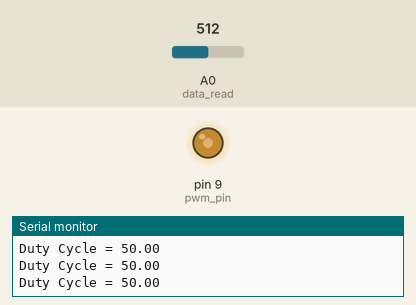
Recording of a sketch running on a simulated Arduino Uno, built with avr-gcc and run on an emulated ATmega328P. Parts: output pins drawn as LEDs (lit = HIGH), the last lines printed to the serial monitor. The test bench sets the inputs (shaded band); at power-on: A0 (data_read) = 512.

Above: at 1.2 s.
1.3 s: A0 (data_read) set to 111
At 2.2 s:
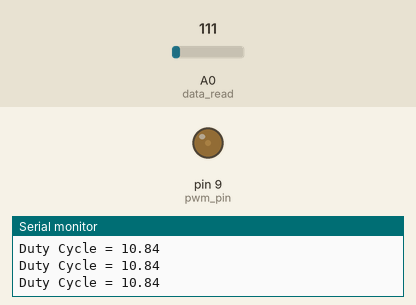
2.8 s: A0 (data_read) set to 91
At 3.2 s:
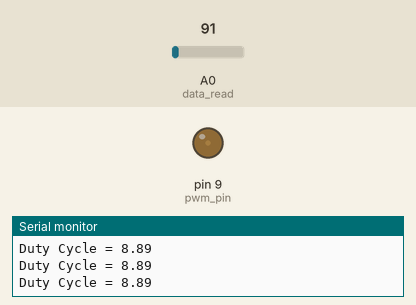
5.8 s: A0 (data_read) set to 0
At 6.8 s:
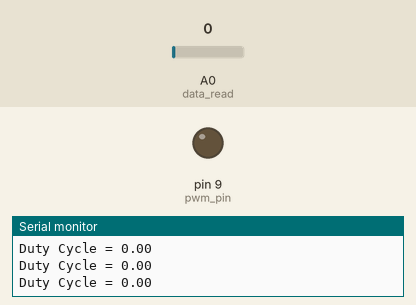
7.3 s: A0 (data_read) set to 716
At 8.1 s:
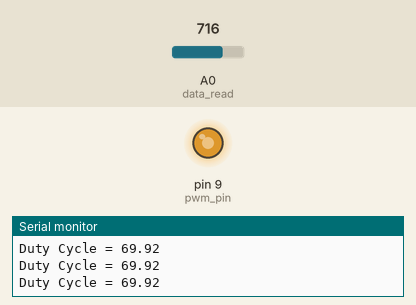
8.8 s: A0 (data_read) set to 900
At 9.1 s:
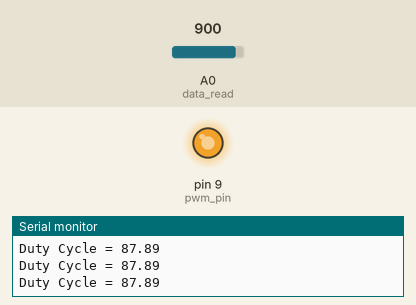
Timing chart, 0 to 11.3 s (numbered marks = the images above; inputs shaded):
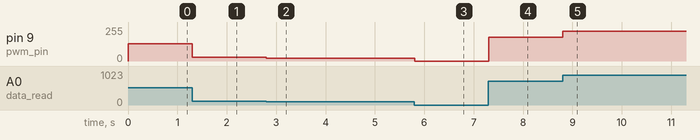

Measured:
- after the input at 1.3 s, pin 9 (pwm_pin): 128/255 → 27/255 at once
- after the input at 2.8 s, pin 9 (pwm_pin): 27/255 → 22/255 at once
- after the input at 5.8 s, pin 9 (pwm_pin): 22/255 → 0/255 at once
- after the input at 7.3 s, pin 9 (pwm_pin): 0/255 → 179/255 at once
- after the input at 8.8 s, pin 9 (pwm_pin): 179/255 → 225/255 at once

The sketch:

version2.code.ino
```cpp
int data_read = A0;
int pwm_pin = 9;
float duty_cycle = 0;
//float degisken = 0;
float inputValue = 0;

void setup() {
  Serial.begin(9600);
  pinMode(pwm_pin,OUTPUT);
  pinMode(data_read,INPUT);
  setPwmFrequency(9, 3); //Sets the pwm output of 6 to around 8 to 9 kHz
}

void setPwmFrequency(int pin, int divisor) {
  byte mode;
  if(pin == 5 || pin == 6 || pin == 9 || pin == 10) {
    switch(divisor) {
      case 1: mode = 0x01; break;
      case 8: mode = 0x02; break;
      case 64: mode = 0x03; break;
      case 256: mode = 0x04; break;
      case 1024: mode = 0x05; break;
      default: return;
    }
    if(pin == 5 || pin == 6) {
      TCCR0B = TCCR0B & 0b11111000 | mode;
    } else {
      TCCR1B = TCCR1B & 0b11111000 | mode;
    }
  } else if(pin == 3 || pin == 11) {
    switch(divisor) {
      case 1: mode = 0x01; break;
      case 8: mode = 0x02; break;
      case 32: mode = 0x03; break;
      case 64: mode = 0x04; break;
      case 128: mode = 0x05; break;
      case 256: mode = 0x06; break;
      case 1024: mode = 0x07; break;
      default: return;
    }
    TCCR2B = TCCR2B & 0b11111000 | mode;
  }
}

void loop(){

   inputValue = analogRead(data_read);
   analogWrite(pwm_pin, inputValue/4);
   duty_cycle = inputValue / 1024 *100;
   Serial.print("Duty Cycle = ");
   Serial.println(duty_cycle);
}
```
